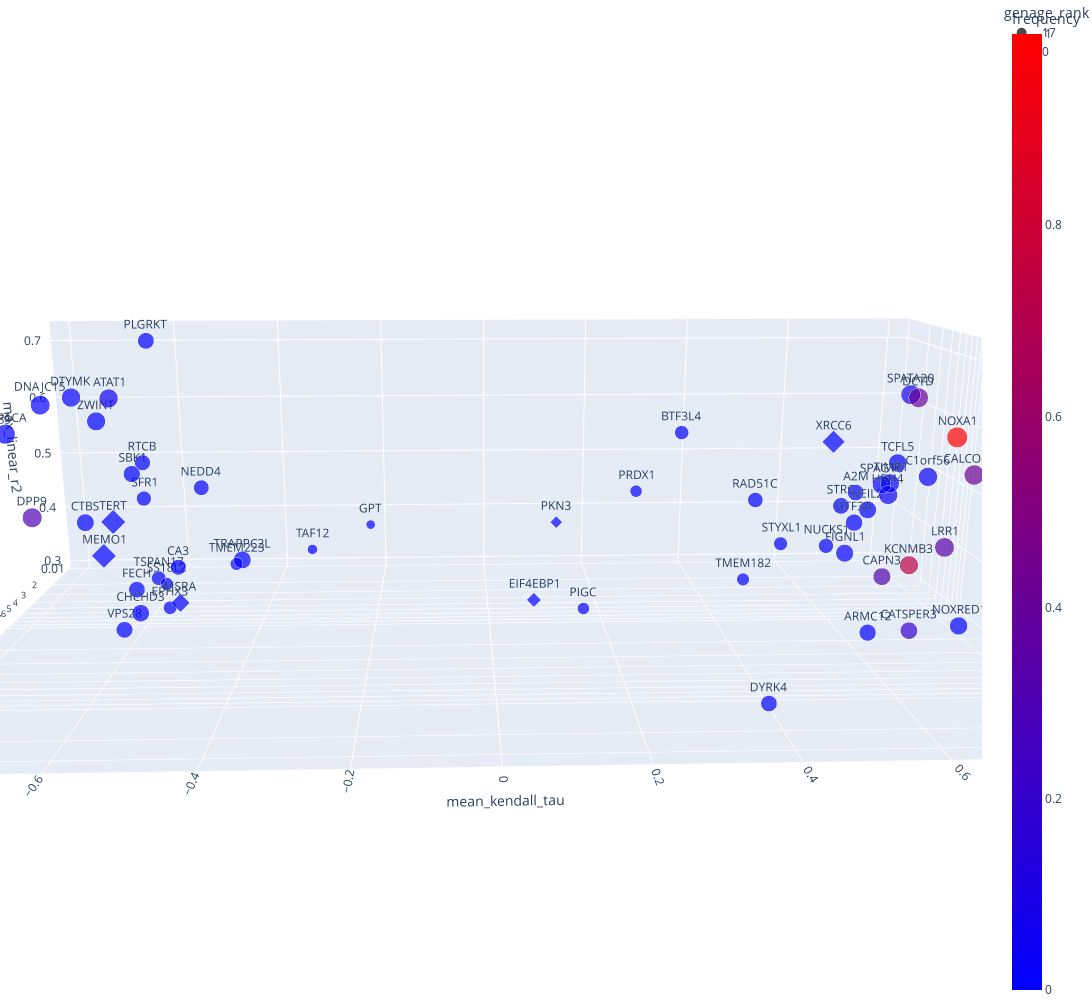

Write notebook code for a chart like this one.
### Code cell
import plotly.express as px
fig = px.scatter_3d(for_plot_3d, x="mean_abs_shap", y="mean_kendall_tau", z="max_linear_r2", log_x=True, color_continuous_scale="Bluered",
              color='frequency', size="ranking",  opacity=0.7, text = "symbol", width=1800, height=1000, symbol="genage_rank")

# tight layout
#fig.update_layout(margin=dict(l=0, r=0, b=0, t=0))
fig.update_layout(scene = dict(
                    #xaxis =  dict(showbackground=False),
                    #yaxis = dict(showbackground=False),
                    #zaxis = dict(showbackground=False),
                 ),                  
                   margin=dict(r=0, l=0, b=0, t=0)
                 )

### Figure 1 — Plotly figure (JSON) as saved in the notebook; plotly's stock layout.template omitted (floating-point values rounded to 4 significant figures; data arrays with more than 128 entries replaced by an {"elided": "..."} marker saying what was removed)
{"data": [{"hovertemplate": "genage_rank=17<br>mean_abs_shap=%{x}<br>mean_kendall_tau=%{y}<br>max_linear_r2=%{z}<br>ranking=%{marker.size}<br>symbol=%{text}<br>frequency=%{marker.color}<extra></extra>", "legendgroup": "17", "marker": {"color": {"elided": "135 float values"}, "coloraxis": "coloraxis", "opacity": 0.7, "size": {"elided": "135 int values"}, "sizemode": "area", "sizeref": 0.7425, "symbol": "circle"}, "mode": "markers+text", "name": "17", "scene": "scene", "showlegend": true, "text": {"elided": "135 str values"}, "type": "scatter3d", "x": {"elided": "135 float values"}, "y": {"elided": "135 float values"}, "z": {"elided": "135 float values"}}, {"hovertemplate": "genage_rank=0<br>mean_abs_shap=%{x}<br>mean_kendall_tau=%{y}<br>max_linear_r2=%{z}<br>ranking=%{marker.size}<br>symbol=%{text}<br>frequency=%{marker.color}<extra></extra>", "legendgroup": "0", "marker": {"color": [0, 0, 0, 0, 0, 0, 0, 0, 0, 0, 0, 0, 0, 0, 0.06, 0, 0.02], "coloraxis": "coloraxis", "opacity": 0.7, "size": [231, 229, 227, 198, 180, 170, 166, 131, 102, 79, 71, 71, 67, 57, 43, 39, 27], "sizemode": "area", "sizeref": 0.7425, "symbol": "diamond"}, "mode": "markers+text", "name": "0", "scene": "scene", "showlegend": true, "text": ["TERT", "MEMO1", "NEIL1", "XRCC6", "RPS8", "COX7C", "RXRB", "MSRA", "UQCRB", "EIF4EBP1", "PCBP2", "RCL1", "EIF3K", "PKN3", "CLHC1", "GNAS", "FXN"], "type": "scatter3d", "x": [0.2706, 0.3307, 0.2186, 0.02894, 0.1383, 0.05008, 0.2708, 0.05866, 0.03291, 0.05837, 0.01875, 0.01914, 0.02851, 0.01424, null, 0.01143, null], "y": [-0.5988, -0.6085, 0.7881, 0.6507, 0.6354, 0.6882, -0.5338, -0.5567, 0.5312, 0.08384, 0.3684, -0.352, 0.2412, 0.1418, 0, -0.2226, 0], "z": [0.4954, 0.4534, null, 0.5427, null, null, null, 0.3019, null, 0.3004, null, null, null, 0.38, 0.3974, null, 0.3293]}], "layout": {"coloraxis": {"colorbar": {"title": {"text": "frequency"}}, "colorscale": [[0, "rgb(0,0,255)"], [1, "rgb(255,0,0)"]]}, "height": 1000, "legend": {"itemsizing": "constant", "title": {"text": "genage_rank"}, "tracegroupgap": 0}, "margin": {"b": 0, "l": 0, "r": 0, "t": 0}, "scene": {"aspectmode": "auto", "aspectratio": {"x": 1, "y": 1.838, "z": 0.5439}, "camera": {"center": {"x": 0, "y": 0, "z": 0}, "eye": {"x": 2.099, "y": -0.06847, "z": 0.5281}, "projection": {"type": "perspective"}, "up": {"x": 0, "y": 0, "z": 1}}, "domain": {"x": [0, 1], "y": [0, 1]}, "xaxis": {"title": {"text": "mean_abs_shap"}, "type": "log"}, "yaxis": {"title": {"text": "mean_kendall_tau"}, "type": "linear"}, "zaxis": {"title": {"text": "max_linear_r2"}, "type": "linear"}}, "width": 1800}}
